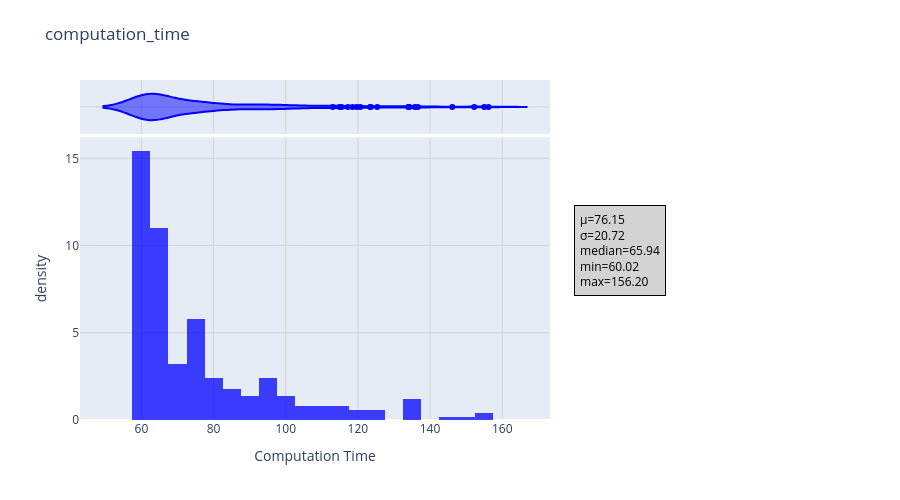
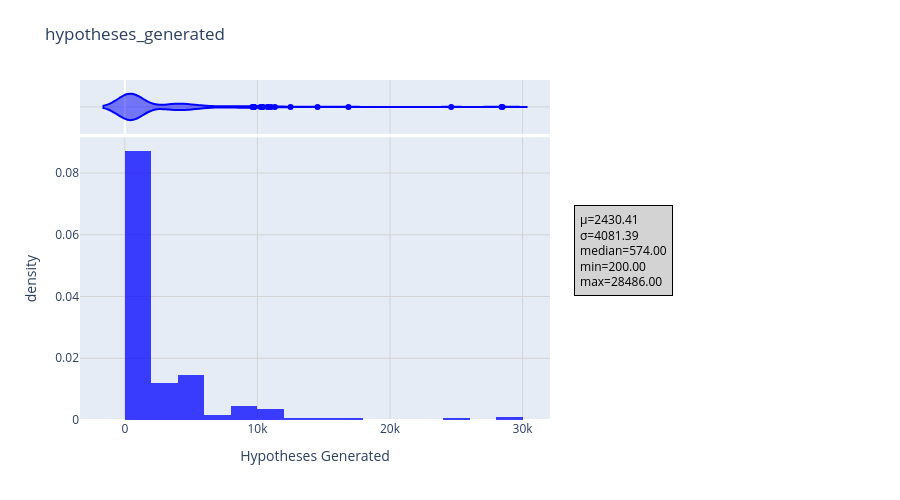
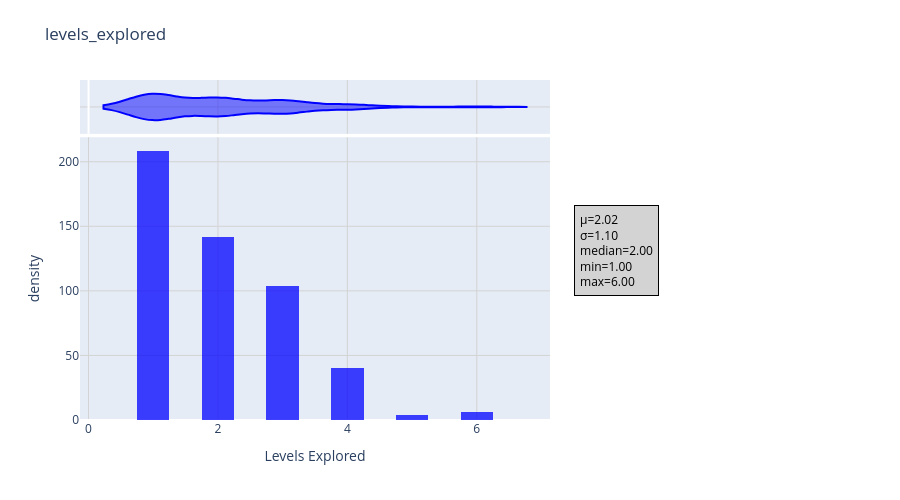

Notebook code for these charts, in order:
### Code cell
df_failed_numeric = clean_dataset(df_failed)
df_failed_numeric = df_failed_numeric.drop(columns=['mhs_count'])
cols_to_plot = [col for col in df_failed_numeric.columns if pd.api.types.is_numeric_dtype(df_failed_numeric[col])]

if not cols_to_plot:
    print("\nErrore: Nessuna colonna numerica valida trovata per il plotting.")
    exit()

for col in cols_to_plot:
    plot_data = df_failed_numeric[[col]].dropna()

    try:
        stats_text = extract_stats(col, plot_data)

        fig = px.histogram(
            plot_data,
            x=col,
            histnorm='density',
            color_discrete_sequence=['blue'],
            opacity=0.75,
            title=f'{col}',
            labels={col: col.replace("_", " ").title(), 'density': 'Density'},
            width=900, height=500,
            nbins=20, 
            marginal="violin"
        )
        

        fig.update_xaxes(showgrid=True, gridwidth=1, gridcolor='lightgrey')
        fig.update_yaxes(showgrid=True, gridwidth=1, gridcolor='lightgrey')

        add_annotation(stats_text, fig)
        
        fig.update_layout(
            margin=dict(
                l=80,  
                r=350, 
                b=80, 
                t=80   
            ),
        )

        fig.show()

    except Exception as e:
        print(f"  ERRORE CRITICO: Non è stato possibile generare il grafico per '{col}'. Errore: {e}")
        print(f"  Dati problematici per '{col}':")
        print(plot_data[col].describe())
        print(plot_data[col].head())
        print(f"  Conteggio NaN: {plot_data[col].isnull().sum()}")

### Figure 1 — Plotly figure (JSON) as saved in the notebook; plotly's stock layout.template omitted (floating-point values rounded to 4 significant figures; data arrays with more than 128 entries replaced by an {"elided": "..."} marker saying what was removed)
{"data": [{"bingroup": "x", "histnorm": "density", "hovertemplate": "Computation Time=%{x}<br>density=%{y}<extra></extra>", "legendgroup": "", "marker": {"color": "blue", "opacity": 0.75, "pattern": {"shape": ""}}, "name": "", "nbinsx": 20, "orientation": "v", "showlegend": false, "type": "histogram", "x": {"elided": "252 float values"}, "xaxis": "x", "yaxis": "y"}, {"hovertemplate": "Computation Time=%{x}<extra></extra>", "legendgroup": "", "marker": {"color": "blue"}, "name": "", "scalegroup": "x", "showlegend": false, "type": "violin", "x": {"elided": "252 float values"}, "xaxis": "x2", "yaxis": "y2"}], "layout": {"annotations": [{"align": "left", "bgcolor": "lightgrey", "bordercolor": "black", "borderpad": 5, "borderwidth": 1, "font": {"color": "black", "size": 12}, "showarrow": false, "text": "µ=76.15<br>σ=20.72<br>median=65.94<br>min=60.02<br>max=156.20", "x": 1.05, "xanchor": "left", "xref": "paper", "y": 0.5, "yanchor": "middle", "yref": "paper"}], "barmode": "relative", "height": 500, "legend": {"tracegroupgap": 0}, "margin": {"b": 80, "l": 80, "r": 350, "t": 80}, "title": {"text": "computation_time"}, "width": 900, "xaxis": {"anchor": "y", "domain": [0, 1], "gridcolor": "lightgrey", "gridwidth": 1, "showgrid": true, "title": {"text": "Computation Time"}}, "xaxis2": {"anchor": "y2", "domain": [0, 1], "gridcolor": "lightgrey", "gridwidth": 1, "matches": "x", "showgrid": true, "showticklabels": false}, "yaxis": {"anchor": "x", "domain": [0, 0.8316], "gridcolor": "lightgrey", "gridwidth": 1, "showgrid": true, "title": {"text": "density"}}, "yaxis2": {"anchor": "x2", "domain": [0.8416, 1], "gridcolor": "lightgrey", "gridwidth": 1, "matches": "y2", "showgrid": true, "showline": false, "showticklabels": false, "ticks": ""}}}

### Figure 2 — Plotly figure (JSON) as saved in the notebook; plotly's stock layout.template omitted (floating-point values rounded to 4 significant figures; data arrays with more than 128 entries replaced by an {"elided": "..."} marker saying what was removed)
{"data": [{"bingroup": "x", "histnorm": "density", "hovertemplate": "Hypotheses Generated=%{x}<br>density=%{y}<extra></extra>", "legendgroup": "", "marker": {"color": "blue", "opacity": 0.75, "pattern": {"shape": ""}}, "name": "", "nbinsx": 20, "orientation": "v", "showlegend": false, "type": "histogram", "x": {"elided": "252 int values"}, "xaxis": "x", "yaxis": "y"}, {"hovertemplate": "Hypotheses Generated=%{x}<extra></extra>", "legendgroup": "", "marker": {"color": "blue"}, "name": "", "scalegroup": "x", "showlegend": false, "type": "violin", "x": {"elided": "252 int values"}, "xaxis": "x2", "yaxis": "y2"}], "layout": {"annotations": [{"align": "left", "bgcolor": "lightgrey", "bordercolor": "black", "borderpad": 5, "borderwidth": 1, "font": {"color": "black", "size": 12}, "showarrow": false, "text": "µ=2430.41<br>σ=4081.39<br>median=574.00<br>min=200.00<br>max=28486.00", "x": 1.05, "xanchor": "left", "xref": "paper", "y": 0.5, "yanchor": "middle", "yref": "paper"}], "barmode": "relative", "height": 500, "legend": {"tracegroupgap": 0}, "margin": {"b": 80, "l": 80, "r": 350, "t": 80}, "title": {"text": "hypotheses_generated"}, "width": 900, "xaxis": {"anchor": "y", "domain": [0, 1], "gridcolor": "lightgrey", "gridwidth": 1, "showgrid": true, "title": {"text": "Hypotheses Generated"}}, "xaxis2": {"anchor": "y2", "domain": [0, 1], "gridcolor": "lightgrey", "gridwidth": 1, "matches": "x", "showgrid": true, "showticklabels": false}, "yaxis": {"anchor": "x", "domain": [0, 0.8316], "gridcolor": "lightgrey", "gridwidth": 1, "showgrid": true, "title": {"text": "density"}}, "yaxis2": {"anchor": "x2", "domain": [0.8416, 1], "gridcolor": "lightgrey", "gridwidth": 1, "matches": "y2", "showgrid": true, "showline": false, "showticklabels": false, "ticks": ""}}}

### Figure 3 — Plotly figure (JSON) as saved in the notebook; plotly's stock layout.template omitted (floating-point values rounded to 4 significant figures; data arrays with more than 128 entries replaced by an {"elided": "..."} marker saying what was removed)
{"data": [{"bingroup": "x", "histnorm": "density", "hovertemplate": "Levels Explored=%{x}<br>density=%{y}<extra></extra>", "legendgroup": "", "marker": {"color": "blue", "opacity": 0.75, "pattern": {"shape": ""}}, "name": "", "nbinsx": 20, "orientation": "v", "showlegend": false, "type": "histogram", "x": {"elided": "252 int values"}, "xaxis": "x", "yaxis": "y"}, {"hovertemplate": "Levels Explored=%{x}<extra></extra>", "legendgroup": "", "marker": {"color": "blue"}, "name": "", "scalegroup": "x", "showlegend": false, "type": "violin", "x": {"elided": "252 int values"}, "xaxis": "x2", "yaxis": "y2"}], "layout": {"annotations": [{"align": "left", "bgcolor": "lightgrey", "bordercolor": "black", "borderpad": 5, "borderwidth": 1, "font": {"color": "black", "size": 12}, "showarrow": false, "text": "µ=2.02<br>σ=1.10<br>median=2.00<br>min=1.00<br>max=6.00", "x": 1.05, "xanchor": "left", "xref": "paper", "y": 0.5, "yanchor": "middle", "yref": "paper"}], "barmode": "relative", "height": 500, "legend": {"tracegroupgap": 0}, "margin": {"b": 80, "l": 80, "r": 350, "t": 80}, "title": {"text": "levels_explored"}, "width": 900, "xaxis": {"anchor": "y", "domain": [0, 1], "gridcolor": "lightgrey", "gridwidth": 1, "showgrid": true, "title": {"text": "Levels Explored"}}, "xaxis2": {"anchor": "y2", "domain": [0, 1], "gridcolor": "lightgrey", "gridwidth": 1, "matches": "x", "showgrid": true, "showticklabels": false}, "yaxis": {"anchor": "x", "domain": [0, 0.8316], "gridcolor": "lightgrey", "gridwidth": 1, "showgrid": true, "title": {"text": "density"}}, "yaxis2": {"anchor": "x2", "domain": [0.8416, 1], "gridcolor": "lightgrey", "gridwidth": 1, "matches": "y2", "showgrid": true, "showline": false, "showticklabels": false, "ticks": ""}}}
